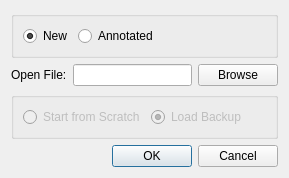
<?xml version="1.0" encoding="UTF-8"?>
<ui version="4.0">
 <class>OpenFile</class>
 <widget class="QDialog" name="OpenFile">
  <property name="geometry">
   <rect>
    <x>0</x>
    <y>0</y>
    <width>289</width>
    <height>164</height>
   </rect>
  </property>
  <property name="windowTitle">
   <string>Open File</string>
  </property>
  <layout class="QVBoxLayout" name="verticalLayout">
   <item>
    <widget class="QGroupBox" name="groupBox">
     <property name="title">
      <string/>
     </property>
     <layout class="QHBoxLayout" name="horizontalLayout">
      <item>
       <widget class="QRadioButton" name="new_radioButton">
        <property name="text">
         <string>New</string>
        </property>
        <property name="checked">
         <bool>true</bool>
        </property>
       </widget>
      </item>
      <item>
       <widget class="QRadioButton" name="annotated_radioButton">
        <property name="text">
         <string>Annotated</string>
        </property>
       </widget>
      </item>
      <item>
       <spacer name="horizontalSpacer">
        <property name="orientation">
         <enum>Qt::Horizontal</enum>
        </property>
        <property name="sizeHint" stdset="0">
         <size>
          <width>40</width>
          <height>20</height>
         </size>
        </property>
       </spacer>
      </item>
     </layout>
    </widget>
   </item>
   <item>
    <layout class="QHBoxLayout" name="horizontalLayout_3">
     <item>
      <widget class="QLabel" name="label">
       <property name="text">
        <string>Open File:</string>
       </property>
      </widget>
     </item>
     <item>
      <widget class="QLineEdit" name="path_lineEdit"/>
     </item>
     <item>
      <widget class="QPushButton" name="browse_button">
       <property name="text">
        <string>Browse</string>
       </property>
      </widget>
     </item>
    </layout>
   </item>
   <item>
    <widget class="QGroupBox" name="groupBox_2">
     <property name="title">
      <string/>
     </property>
     <layout class="QHBoxLayout" name="horizontalLayout_2">
      <item>
       <widget class="QRadioButton" name="scratch_radioButton">
        <property name="enabled">
         <bool>false</bool>
        </property>
        <property name="text">
         <string>Start from Scratch</string>
        </property>
        <property name="checked">
         <bool>false</bool>
        </property>
       </widget>
      </item>
      <item>
       <widget class="QRadioButton" name="backup_radioButton">
        <property name="enabled">
         <bool>false</bool>
        </property>
        <property name="text">
         <string>Load Backup</string>
        </property>
        <property name="checked">
         <bool>true</bool>
        </property>
       </widget>
      </item>
      <item>
       <spacer name="horizontalSpacer_2">
        <property name="orientation">
         <enum>Qt::Horizontal</enum>
        </property>
        <property name="sizeHint" stdset="0">
         <size>
          <width>40</width>
          <height>20</height>
         </size>
        </property>
       </spacer>
      </item>
     </layout>
    </widget>
   </item>
   <item>
    <widget class="QDialogButtonBox" name="buttonBox">
     <property name="enabled">
      <bool>true</bool>
     </property>
     <property name="orientation">
      <enum>Qt::Horizontal</enum>
     </property>
     <property name="standardButtons">
      <set>QDialogButtonBox::Cancel|QDialogButtonBox::Ok</set>
     </property>
    </widget>
   </item>
  </layout>
 </widget>
 <resources/>
 <connections>
  <connection>
   <sender>buttonBox</sender>
   <signal>accepted()</signal>
   <receiver>OpenFile</receiver>
   <slot>accept()</slot>
   <hints>
    <hint type="sourcelabel">
     <x>248</x>
     <y>254</y>
    </hint>
    <hint type="destinationlabel">
     <x>157</x>
     <y>274</y>
    </hint>
   </hints>
  </connection>
  <connection>
   <sender>buttonBox</sender>
   <signal>rejected()</signal>
   <receiver>OpenFile</receiver>
   <slot>reject()</slot>
   <hints>
    <hint type="sourcelabel">
     <x>316</x>
     <y>260</y>
    </hint>
    <hint type="destinationlabel">
     <x>286</x>
     <y>274</y>
    </hint>
   </hints>
  </connection>
 </connections>
</ui>
